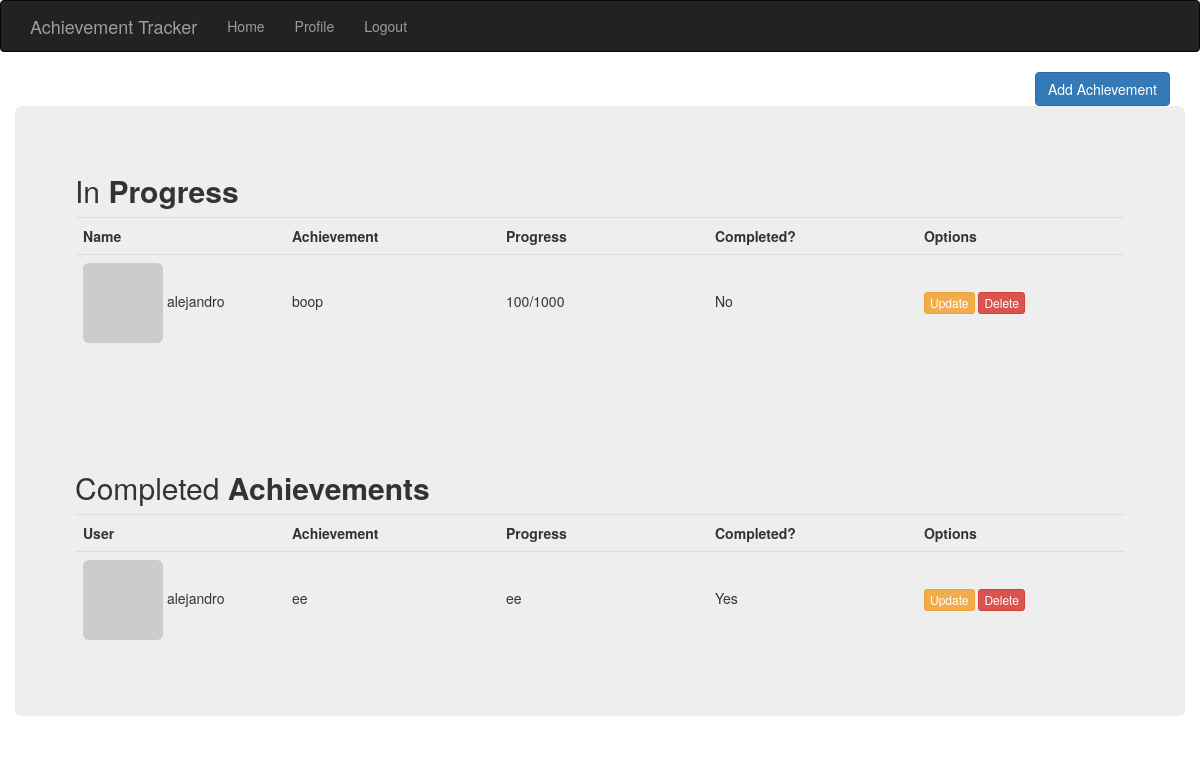
The page / (signed in) on the database its author committed.
### models.py (models this page shows, shortened)
class Achievement(db.Model):
    __tablename__ = 'achievement'
    __table_args__ = {'extend_existing': True}
    id = db.Column(db.Integer, primary_key=True)
    achievement = db.Column(db.String(150), nullable=False)
    progress = db.Column(db.String(150), nullable=False)
    date_created = db.Column(db.DateTime, default=datetime.utcnow)
    isComplete = db.Column(db.Boolean(), unique=False, default=True)
    author_id = db.Column(db.Integer, db.ForeignKey('users.id'))
    author = db.relationship('User', backref='author', foreign_keys=[author_id])

class User(UserMixin, db.Model):
    __tablename__ = 'users'
    __table_args__ = {'extend_existing': True}
    id = db.Column(db.Integer, primary_key=True) # primary keys are required by SQLAlchemy
    email = db.Column(db.String(100), unique=True)
    name = db.Column(db.String(1000))
    password_hash = db.Column(db.String(128))
    avatar_hash = db.Column(db.String(32))
    def __repr__(self):
        return self.name
    @property
    def password(self):
        raise AttributeError('password is not a readable attribute')
    def gravatar_hash(self):
        return hashlib.md5(self.email.lower().encode('utf-8')).hexdigest()
    def gravatar(self, size=100, default='identicon', rating='g'):
        url = 'https://secure.gravatar.com/avatar'
        hash = self.avatar_hash or self.gravatar_hash()
        return '{url}/{hash}?s={size}&d={default}&r={rating}'.format(
            url=url, hash=hash, size=size, default=default, rating=rating)

### main/views.py (the view)
@main.route('/', methods=['GET', 'POST'])
def index():
    achievements = Achievement.query.order_by(Achievement.date_created)
    user = User.query.order_by(User.id)
    return render_template("index.html", achievements=achievements, user=user)

### models.py (called while the page is built)
@login_manager.user_loader
def load_user(user_id):
    return User.query.get(int(user_id))

### templates/index.html (shortened to what this page needs)
{% extends 'base.html' %}
{% import "bootstrap/wtf.html" as wtf %}
{% block styles %}
{{ super() }}
<link rel="stylesheet" href="{{ url_for('static', filename='styles.css') }}"/>
{% endblock styles %}
{% block page_content %}
	{% if current_user.is_authenticated %}
		<div class = "text-right">
			<a class = "btn btn-primary" href="{{ url_for('main.achievements') }}">Add Achievement</a>
		</div>
	{% endif %}
	<div class="row">
		<div class="col md-12">
			<div class="jumbotron p-3">
				<h2>In <b>Progress</b></h2>
					<table class="table table-hover table-dark">
						<tr>
							<th>Name</th>
							<th>Achievement</th>
							<th>Progress</th>
							<th>Completed?</th>
							{% if current_user.is_authenticated %}
								<th>Options</th>
							{% endif %}
						</tr>
						{% for achievement in achievements %}
							{% if not achievement.isComplete %}
								{% if achievement.author|string() == current_user.name|string() %}
									<tr>
										<td><img class="img-rounded" src="{{ achievement.author.gravatar(size=36) }}">  {{ achievement.author }}</td>
										<td>{{ achievement.achievement }}</td>
										<td>{{ achievement.progress }}</td>
										{% if achievement.isComplete %}
											<td>Yes</td>
										{% else %}
											<td>No</td>
										{% endif %}
										{% if current_user.is_authenticated %}
											<td><a class = "btn btn-warning btn-xs" href="/update/{{achievement.id}}">Update</a> <a class = "btn btn-danger btn-xs" onclick="return confirm('Are you sure you want to delete?')" href="/delete/{{achievement.id}}">Delete</a></td>
										{% endif %}
									</tr>
								{% endif %}
							{% endif %}
						{% endfor %}
					</table>
				<br>	<br>	<br>	<br>
				<h2>Completed <b>Achievements</b></h2>
					<table class="table table-hover table-dark">
						<tr>
							<th>User</th>
							<th>Achievement</th>
							<th>Progress</th>
							<th>Completed?</th>
							{% if current_user.is_authenticated %}
								<th>Options</th>
							{% endif %}
						</tr>
						{% for achievement in achievements %}
							{% if achievement.isComplete %}
								{% if achievement.author|string() == current_user.name|string() %}
									<tr>
										<td><img class="img-rounded" src="{{ achievement.author.gravatar(size=36) }}">  {{ achievement.author }}</td>
										<td>{{ achievement.achievement }}</td>
										<td>{{ achievement.progress }}</td>
										{% if achievement.isComplete %}
											<td>Yes</td>
										{% else %}
											<td>No</td>
										{% endif %}
										{% if current_user.is_authenticated %}
											<td><a class = "btn btn-warning btn-xs" href="/update/{{achievement.id}}">Update</a> <a class = "btn btn-danger btn-xs" onclick="return confirm('Are you sure you want to delete?')" href="/delete/{{achievement.id}}">Delete</a></td>
										{% endif %}
									</tr>
								{% endif %}
							{% endif %}
						{% endfor %}
					</table>
			</div>
		</div>
	</div>
{% endblock %}

### templates/base.html (shortened to what this page needs)
{% extends "bootstrap/base.html" %}
{% block styles %}
{{ super() }}
<link rel="stylesheet" href="{{ url_for('static', filename='styles.css') }}"/>
{% endblock styles %}
{% block navbar %}
<div class="navbar navbar-inverse" role="navigation">
    <div class="container">
        <div class="navbar-header">
            <a class="navbar-brand" href="{{ url_for('main.index') }}">Achievement Tracker</a>
        </div>
        <div class="navbar-collapse collapse">
            <ul class="nav navbar-nav">
                <li><a href="{{ url_for('main.index') }}">Home</a></li>
                {% if current_user.is_authenticated %}
                    <li><a href="{{ url_for('main.profile', username=current_user.name) }}">Profile</a></li>
                {% endif %}
                {% if current_user.is_authenticated %}
                    <li><a href="{{ url_for('auth.logout') }}">Logout</a></li>
                {% endif %}
            </ul>
        </div>
    </div>
</div>
{% endblock %}
{% block content %}
<div class="container">
    {% block page_content %}{% endblock %}
</div>
{% endblock %}

### static/styles.css (style rules this page uses)
th { padding-right: 75px; width: 100px; }
table { width: 100%; }
.table > tbody > tr > td { vertical-align: initial; }

### rows shown on the page
Achievement: author "alejandro", achievement "boop", progress "100/1000", isComplete "No"
Achievement: author "alejandro", achievement "ee", progress "ee", isComplete "Yes"
